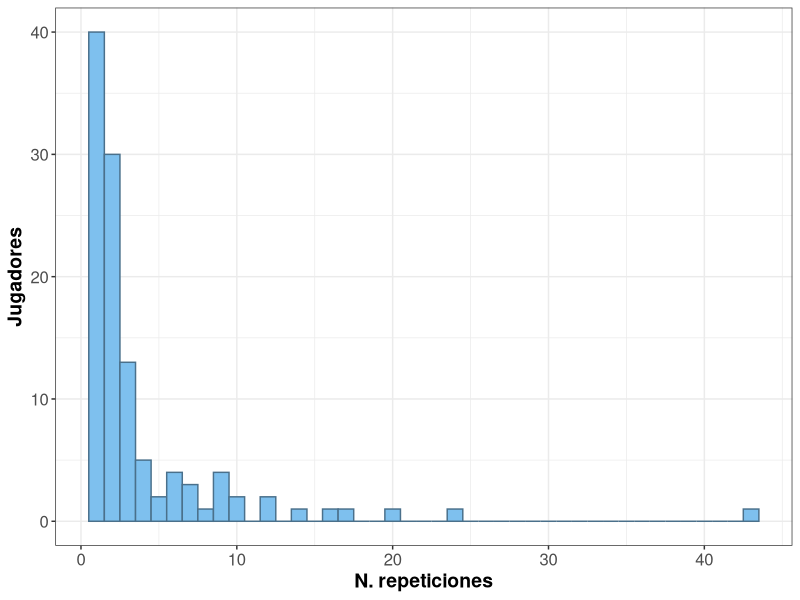
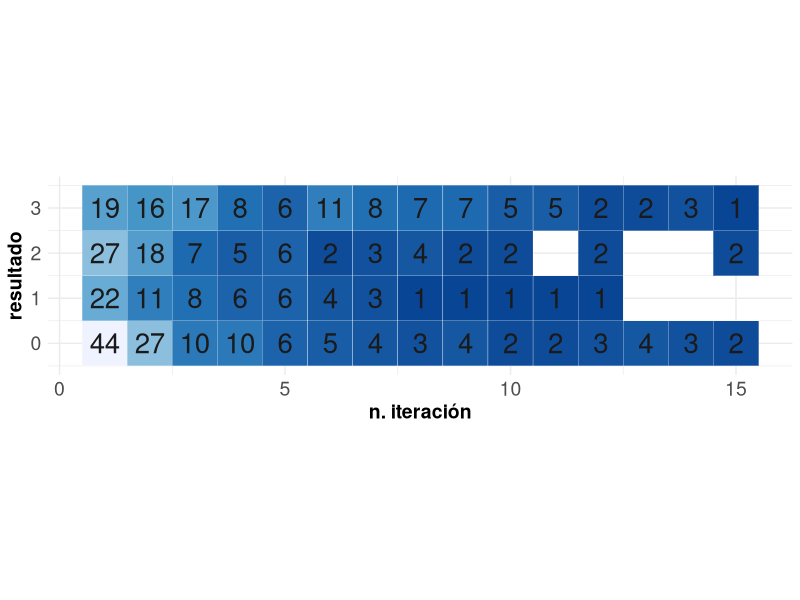
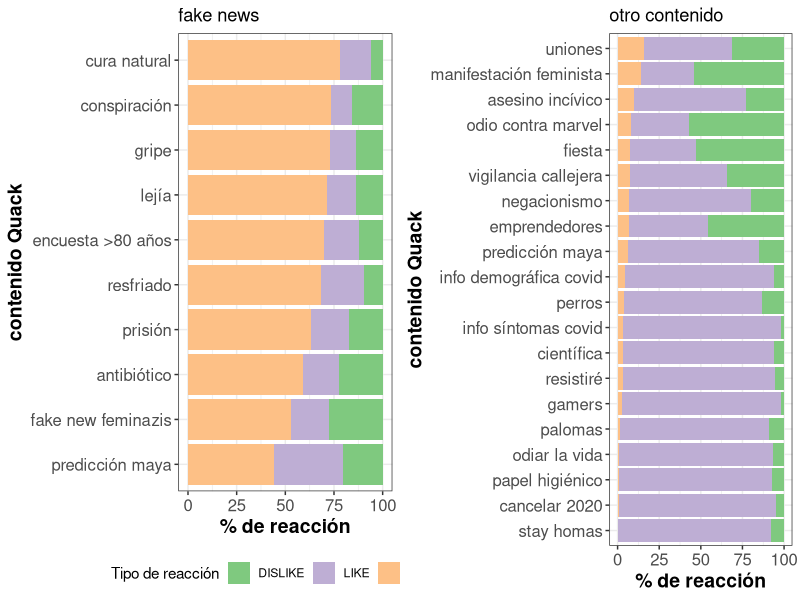
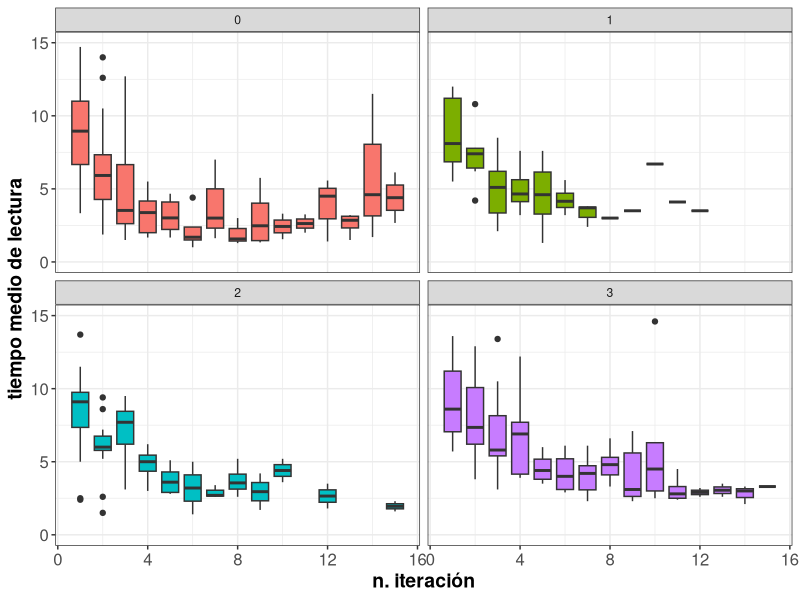

Source code (R) for these figures, in order:
library(ggplot2)
library(dplyr)
library(gridExtra)

quacks <- read.csv("quacks.csv")
qSummary <- read.csv("qSummary.csv")
quackInfo <- read.csv("quackInfo.csv")
players <- read.csv("players.csv")

# figura 4 repeticiones

svg("04_repeticiones.svg", width=12, height=6)
ggplot(players, aes(x=Runs)) + geom_histogram(binwidth=1, col="skyblue4", fill="skyblue2") + theme_bw() + labs(x="N. repeticiones", y="Jugadores") + theme(axis.text=element_text(size=12), axis.title=element_text(size=14,face="bold"))
dev.off()

# figura 5 heatmap de partidas vs repeticiónv s resultados
runs <- subset(qSummary, run<16)
groupedRuns <- runs %>% group_by(run, quacker1Stars) %>% tally()

svg("05_iter_resul.svg", width=15, height=6)

ggplot(groupedRuns, aes(x=run, y=quacker1Stars, fill=n, label=n)) + geom_tile(col="white") + geom_text(size=7, colour='grey10') + scale_fill_distiller(name='# de partidas', type='seq',palette = "Blues", direction=-1)+theme_minimal() + theme(legend.position="none") + xlab("n. iteración") + ylab("resultado")+ theme(axis.ticks = element_blank(), panel.background = element_blank()) + coord_fixed()+theme(axis.text=element_text(size=14), axis.title=element_text(size=14, face="bold"))

dev.off()


# figura 6 reacción quack

### Plot perc actions per quack
datint <- as.data.frame(prop.table(table(quacks$quackId, quacks$quackAction),1)*100)
colnames(datint) <- c("quackId", "Action", "Freq")
datint <- left_join(datint, quackInfo[,c("quackId", "summaryEs", "isFakeNews")], by="quackId")
ratioFakeNews <- subset(datint, Action=="REPORT")
colnames(ratioFakeNews) <- c("quackId", "Action", "percFakeNews", "isFakeNews")
datint <- left_join(datint, ratioFakeNews[,c("quackId", "percFakeNews")], by="quackId")
datint$isFakeNews[is.na(datint$isFakeNews)] <- 0 ; datint$isFakeNews <- as.factor(as.character(datint$isFakeNews))
datint$isFakeNewsText <- ifelse(datint[,"isFakeNews"]=="true", "fake news", "otro contenido")

svg("06_reacciones.svg", width=14, height=7)
g1 <- ggplot(subset(datint, isFakeNews=="true"), aes(x=reorder(summaryEs, percFakeNews), y=Freq, fill=Action)) + geom_bar(stat="identity") + coord_flip() + theme_bw() + labs(title="fake news", x = "contenido Quack", y = "% de reacción", fill = "Tipo de reacción") + theme(legend.position="bottom") + scale_fill_brewer(palette="Accent") + theme(axis.text=element_text(size=12), axis.title=element_text(size=14,face="bold"), strip.text.y=element_text(size=14))
g2 <- ggplot(subset(datint, isFakeNews=="false"), aes(x=reorder(summaryEs, percFakeNews), y=Freq, fill=Action)) + geom_bar(stat="identity") + coord_flip() + theme_bw() + labs(title="otro contenido", x = "contenido Quack", y = "% de reacción", fill = "Tipo de reacción") + theme(legend.position="none") + scale_fill_brewer(palette="Accent") + theme(axis.text=element_text(size=12), axis.title=element_text(size=14,face="bold"), strip.text.y=element_text(size=14))
grid.arrange(g1,g2, ncol=2)
dev.off()

# figura 7  meanReadingTime

svg("07_reading.svg", width=12, height=7)
ggplot(runs, aes(x=run, y=meanReadingTime, group=run, fill=as.factor(quacker1Stars))) + geom_boxplot() + facet_wrap(~quacker1Stars) + theme_bw() + theme(legend.position="none") + ylim(c(0,15)) + labs(x="n. iteración", y="tiempo medio de lectura") + theme(axis.text=element_text(size=12), axis.title=element_text(size=14,face="bold"))

dev.off()

